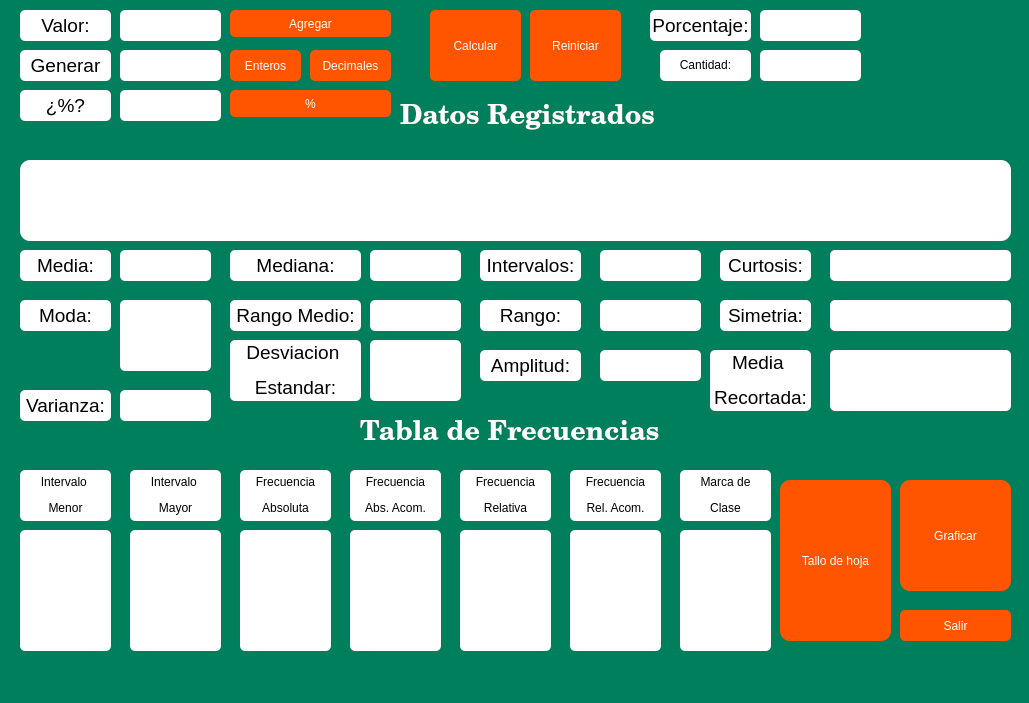
<?xml version="1.0" encoding="UTF-8"?>
<ui version="4.0">
 <class>Estadistica</class>
 <widget class="QMainWindow" name="Estadistica">
  <property name="geometry">
   <rect>
    <x>0</x>
    <y>0</y>
    <width>1029</width>
    <height>703</height>
   </rect>
  </property>
  <property name="windowTitle">
   <string>Estadistica DKL</string>
  </property>
  <property name="windowIcon">
   <iconset>
    <normaloff>:/principal/estadistica.png</normaloff>:/principal/estadistica.png</iconset>
  </property>
  <property name="styleSheet">
   <string notr="true">background-color: rgb(0, 127, 93);</string>
  </property>
  <widget class="QWidget" name="centralwidget">
   <widget class="QLabel" name="label">
    <property name="geometry">
     <rect>
      <x>20</x>
      <y>10</y>
      <width>91</width>
      <height>31</height>
     </rect>
    </property>
    <property name="styleSheet">
     <string notr="true">background-color: rgb(255, 255, 255);
font: 63 12pt &quot;Century Schoolbook L&quot;;
border-radius: 5px;</string>
    </property>
    <property name="text">
     <string>&lt;html&gt;&lt;head/&gt;&lt;body&gt;&lt;p align=&quot;center&quot;&gt;&lt;span style=&quot; font-size:14pt;&quot;&gt;Valor:&lt;/span&gt;&lt;/p&gt;&lt;/body&gt;&lt;/html&gt;</string>
    </property>
   </widget>
   <widget class="QTextEdit" name="insertar_text">
    <property name="geometry">
     <rect>
      <x>120</x>
      <y>10</y>
      <width>101</width>
      <height>31</height>
     </rect>
    </property>
    <property name="styleSheet">
     <string notr="true">background-color: rgb(255, 255, 255);
font: 63 12pt &quot;Century Schoolbook L&quot;;
border-radius: 5px;</string>
    </property>
    <property name="html">
     <string>&lt;!DOCTYPE HTML PUBLIC &quot;-//W3C//DTD HTML 4.0//EN&quot; &quot;http://www.w3.org/TR/REC-html40/strict.dtd&quot;&gt;
&lt;html&gt;&lt;head&gt;&lt;meta name=&quot;qrichtext&quot; content=&quot;1&quot; /&gt;&lt;style type=&quot;text/css&quot;&gt;
p, li { white-space: pre-wrap; }
&lt;/style&gt;&lt;/head&gt;&lt;body style=&quot; font-family:'Century Schoolbook L'; font-size:12pt; font-weight:56; font-style:normal;&quot;&gt;
&lt;p align=&quot;center&quot; style=&quot;-qt-paragraph-type:empty; margin-top:0px; margin-bottom:0px; margin-left:0px; margin-right:0px; -qt-block-indent:0; text-indent:0px;&quot;&gt;&lt;br /&gt;&lt;/p&gt;&lt;/body&gt;&lt;/html&gt;</string>
    </property>
   </widget>
   <widget class="QPushButton" name="boton_agregar">
    <property name="geometry">
     <rect>
      <x>230</x>
      <y>10</y>
      <width>161</width>
      <height>27</height>
     </rect>
    </property>
    <property name="cursor">
     <cursorShape>PointingHandCursor</cursorShape>
    </property>
    <property name="styleSheet">
     <string notr="true">background-color: rgb(255, 85, 0);
color: rgb(255, 255, 255);
font: 63 12pt &quot;Century Schoolbook L&quot;;
border-radius: 5px;</string>
    </property>
    <property name="text">
     <string>Agregar</string>
    </property>
   </widget>
   <widget class="QPushButton" name="boton_calcular">
    <property name="geometry">
     <rect>
      <x>430</x>
      <y>10</y>
      <width>91</width>
      <height>71</height>
     </rect>
    </property>
    <property name="cursor">
     <cursorShape>PointingHandCursor</cursorShape>
    </property>
    <property name="mouseTracking">
     <bool>false</bool>
    </property>
    <property name="styleSheet">
     <string notr="true">background-color: rgb(255, 85, 0);
color: rgb(255, 255, 255);
font: 63 12pt &quot;Century Schoolbook L&quot;;
border-radius: 5px;</string>
    </property>
    <property name="text">
     <string>Calcular</string>
    </property>
   </widget>
   <widget class="QLabel" name="label_2">
    <property name="geometry">
     <rect>
      <x>20</x>
      <y>250</y>
      <width>91</width>
      <height>31</height>
     </rect>
    </property>
    <property name="styleSheet">
     <string notr="true">background-color: rgb(255, 255, 255);
font: 63 12pt &quot;Century Schoolbook L&quot;;
border-radius: 5px;</string>
    </property>
    <property name="text">
     <string>&lt;html&gt;&lt;head/&gt;&lt;body&gt;&lt;p align=&quot;center&quot;&gt;&lt;span style=&quot; font-size:14pt;&quot;&gt;Media:&lt;/span&gt;&lt;/p&gt;&lt;/body&gt;&lt;/html&gt;</string>
    </property>
   </widget>
   <widget class="QLabel" name="label_3">
    <property name="geometry">
     <rect>
      <x>20</x>
      <y>300</y>
      <width>91</width>
      <height>31</height>
     </rect>
    </property>
    <property name="styleSheet">
     <string notr="true">background-color: rgb(255, 255, 255);
font: 63 12pt &quot;Century Schoolbook L&quot;;
border-radius: 5px;</string>
    </property>
    <property name="text">
     <string>&lt;html&gt;&lt;head/&gt;&lt;body&gt;&lt;p align=&quot;center&quot;&gt;&lt;span style=&quot; font-size:14pt;&quot;&gt;Moda:&lt;/span&gt;&lt;/p&gt;&lt;/body&gt;&lt;/html&gt;</string>
    </property>
   </widget>
   <widget class="QTextEdit" name="moda_text">
    <property name="enabled">
     <bool>true</bool>
    </property>
    <property name="geometry">
     <rect>
      <x>120</x>
      <y>300</y>
      <width>91</width>
      <height>71</height>
     </rect>
    </property>
    <property name="cursor" stdset="0">
     <cursorShape>SizeVerCursor</cursorShape>
    </property>
    <property name="styleSheet">
     <string notr="true">background-color: rgb(255, 255, 255);
font: 63 12pt &quot;Century Schoolbook L&quot;;
border-radius: 5px;</string>
    </property>
   </widget>
   <widget class="QLabel" name="label_4">
    <property name="geometry">
     <rect>
      <x>230</x>
      <y>250</y>
      <width>131</width>
      <height>31</height>
     </rect>
    </property>
    <property name="styleSheet">
     <string notr="true">background-color: rgb(255, 255, 255);
font: 63 12pt &quot;Century Schoolbook L&quot;;
border-radius: 5px;</string>
    </property>
    <property name="text">
     <string>&lt;html&gt;&lt;head/&gt;&lt;body&gt;&lt;p align=&quot;center&quot;&gt;&lt;span style=&quot; font-size:14pt;&quot;&gt;Mediana:&lt;/span&gt;&lt;/p&gt;&lt;/body&gt;&lt;/html&gt;</string>
    </property>
   </widget>
   <widget class="QLabel" name="label_5">
    <property name="geometry">
     <rect>
      <x>400</x>
      <y>100</y>
      <width>261</width>
      <height>41</height>
     </rect>
    </property>
    <property name="font">
     <font>
      <family>Century Schoolbook L</family>
      <pointsize>20</pointsize>
      <weight>75</weight>
      <bold>true</bold>
     </font>
    </property>
    <property name="text">
     <string>&lt;html&gt;&lt;head/&gt;&lt;body&gt;&lt;p&gt;&lt;span style=&quot; color:#ffffff;&quot;&gt;Datos Registrados&lt;/span&gt;&lt;/p&gt;&lt;/body&gt;&lt;/html&gt;</string>
    </property>
   </widget>
   <widget class="QTextEdit" name="datos_text">
    <property name="enabled">
     <bool>true</bool>
    </property>
    <property name="geometry">
     <rect>
      <x>20</x>
      <y>160</y>
      <width>991</width>
      <height>81</height>
     </rect>
    </property>
    <property name="cursor" stdset="0">
     <cursorShape>ForbiddenCursor</cursorShape>
    </property>
    <property name="styleSheet">
     <string notr="true">background-color: rgb(255, 255, 255);
font: 63 12pt &quot;Century Schoolbook L&quot;;
border-radius: 10px;
</string>
    </property>
   </widget>
   <widget class="QLabel" name="label_6">
    <property name="geometry">
     <rect>
      <x>230</x>
      <y>300</y>
      <width>131</width>
      <height>31</height>
     </rect>
    </property>
    <property name="styleSheet">
     <string notr="true">background-color: rgb(255, 255, 255);
font: 63 12pt &quot;Century Schoolbook L&quot;;
border-radius: 5px;</string>
    </property>
    <property name="text">
     <string>&lt;html&gt;&lt;head/&gt;&lt;body&gt;&lt;p align=&quot;center&quot;&gt;&lt;span style=&quot; font-size:14pt;&quot;&gt;Rango Medio:&lt;/span&gt;&lt;/p&gt;&lt;/body&gt;&lt;/html&gt;</string>
    </property>
   </widget>
   <widget class="QLabel" name="label_7">
    <property name="geometry">
     <rect>
      <x>20</x>
      <y>390</y>
      <width>91</width>
      <height>31</height>
     </rect>
    </property>
    <property name="styleSheet">
     <string notr="true">background-color: rgb(255, 255, 255);
font: 63 12pt &quot;Century Schoolbook L&quot;;
border-radius: 5px;</string>
    </property>
    <property name="text">
     <string>&lt;html&gt;&lt;head/&gt;&lt;body&gt;&lt;p align=&quot;center&quot;&gt;&lt;span style=&quot; font-size:14pt;&quot;&gt;Varianza:&lt;/span&gt;&lt;/p&gt;&lt;/body&gt;&lt;/html&gt;</string>
    </property>
   </widget>
   <widget class="QLabel" name="label_8">
    <property name="geometry">
     <rect>
      <x>230</x>
      <y>340</y>
      <width>131</width>
      <height>61</height>
     </rect>
    </property>
    <property name="styleSheet">
     <string notr="true">background-color: rgb(255, 255, 255);
font: 63 12pt &quot;Century Schoolbook L&quot;;
border-radius: 5px;</string>
    </property>
    <property name="text">
     <string>&lt;html&gt;&lt;head/&gt;&lt;body&gt;&lt;p align=&quot;center&quot;&gt;&lt;span style=&quot; font-size:14pt;&quot;&gt;Desviacion &lt;/span&gt;&lt;/p&gt;&lt;p align=&quot;center&quot;&gt;&lt;span style=&quot; font-size:14pt;&quot;&gt;Estandar:&lt;/span&gt;&lt;/p&gt;&lt;/body&gt;&lt;/html&gt;</string>
    </property>
   </widget>
   <widget class="QTextEdit" name="intervalo1_text">
    <property name="enabled">
     <bool>true</bool>
    </property>
    <property name="geometry">
     <rect>
      <x>20</x>
      <y>530</y>
      <width>91</width>
      <height>121</height>
     </rect>
    </property>
    <property name="cursor" stdset="0">
     <cursorShape>SizeVerCursor</cursorShape>
    </property>
    <property name="styleSheet">
     <string notr="true">background-color: rgb(255, 255, 255);
font: 63 12pt &quot;Century Schoolbook L&quot;;
border-radius: 5px;</string>
    </property>
   </widget>
   <widget class="QLabel" name="label_10">
    <property name="geometry">
     <rect>
      <x>870</x>
      <y>10</y>
      <width>141</width>
      <height>111</height>
     </rect>
    </property>
    <property name="cursor">
     <cursorShape>ForbiddenCursor</cursorShape>
    </property>
    <property name="styleSheet">
     <string notr="true">border-image: url(:/logo/logo_uv.jpg);</string>
    </property>
    <property name="text">
     <string/>
    </property>
   </widget>
   <widget class="QLabel" name="label_11">
    <property name="geometry">
     <rect>
      <x>360</x>
      <y>420</y>
      <width>301</width>
      <height>31</height>
     </rect>
    </property>
    <property name="font">
     <font>
      <family>Century Schoolbook L</family>
      <pointsize>20</pointsize>
      <weight>75</weight>
      <bold>true</bold>
     </font>
    </property>
    <property name="text">
     <string>&lt;html&gt;&lt;head/&gt;&lt;body&gt;&lt;p&gt;&lt;span style=&quot; color:#ffffff;&quot;&gt;Tabla de Frecuencias&lt;/span&gt;&lt;/p&gt;&lt;/body&gt;&lt;/html&gt;</string>
    </property>
   </widget>
   <widget class="QPushButton" name="boton_generarE">
    <property name="geometry">
     <rect>
      <x>230</x>
      <y>50</y>
      <width>71</width>
      <height>31</height>
     </rect>
    </property>
    <property name="cursor">
     <cursorShape>PointingHandCursor</cursorShape>
    </property>
    <property name="styleSheet">
     <string notr="true">background-color: rgb(255, 85, 0);
color: rgb(255, 255, 255);
font: 63 12pt &quot;Century Schoolbook L&quot;;
border-radius: 5px;</string>
    </property>
    <property name="text">
     <string>Enteros</string>
    </property>
   </widget>
   <widget class="QLabel" name="label_9">
    <property name="geometry">
     <rect>
      <x>480</x>
      <y>250</y>
      <width>101</width>
      <height>31</height>
     </rect>
    </property>
    <property name="styleSheet">
     <string notr="true">background-color: rgb(255, 255, 255);
font: 63 12pt &quot;Century Schoolbook L&quot;;
border-radius: 5px;</string>
    </property>
    <property name="text">
     <string>&lt;html&gt;&lt;head/&gt;&lt;body&gt;&lt;p align=&quot;center&quot;&gt;&lt;span style=&quot; font-size:14pt;&quot;&gt;Intervalos:&lt;/span&gt;&lt;/p&gt;&lt;/body&gt;&lt;/html&gt;</string>
    </property>
   </widget>
   <widget class="QLabel" name="label_12">
    <property name="geometry">
     <rect>
      <x>480</x>
      <y>300</y>
      <width>101</width>
      <height>31</height>
     </rect>
    </property>
    <property name="styleSheet">
     <string notr="true">background-color: rgb(255, 255, 255);
font: 63 12pt &quot;Century Schoolbook L&quot;;
border-radius: 5px;</string>
    </property>
    <property name="text">
     <string>&lt;html&gt;&lt;head/&gt;&lt;body&gt;&lt;p align=&quot;center&quot;&gt;&lt;span style=&quot; font-size:14pt;&quot;&gt;Rango:&lt;/span&gt;&lt;/p&gt;&lt;/body&gt;&lt;/html&gt;</string>
    </property>
   </widget>
   <widget class="QLabel" name="label_13">
    <property name="geometry">
     <rect>
      <x>480</x>
      <y>350</y>
      <width>101</width>
      <height>31</height>
     </rect>
    </property>
    <property name="styleSheet">
     <string notr="true">background-color: rgb(255, 255, 255);
font: 63 12pt &quot;Century Schoolbook L&quot;;
border-radius: 5px;</string>
    </property>
    <property name="text">
     <string>&lt;html&gt;&lt;head/&gt;&lt;body&gt;&lt;p align=&quot;center&quot;&gt;&lt;span style=&quot; font-size:14pt;&quot;&gt;Amplitud:&lt;/span&gt;&lt;/p&gt;&lt;/body&gt;&lt;/html&gt;</string>
    </property>
   </widget>
   <widget class="QTextEdit" name="intervalo2_text">
    <property name="enabled">
     <bool>true</bool>
    </property>
    <property name="geometry">
     <rect>
      <x>130</x>
      <y>530</y>
      <width>91</width>
      <height>121</height>
     </rect>
    </property>
    <property name="cursor" stdset="0">
     <cursorShape>SizeVerCursor</cursorShape>
    </property>
    <property name="styleSheet">
     <string notr="true">background-color: rgb(255, 255, 255);
font: 63 12pt &quot;Century Schoolbook L&quot;;
border-radius: 5px;</string>
    </property>
   </widget>
   <widget class="QTextEdit" name="fa_text">
    <property name="enabled">
     <bool>true</bool>
    </property>
    <property name="geometry">
     <rect>
      <x>240</x>
      <y>530</y>
      <width>91</width>
      <height>121</height>
     </rect>
    </property>
    <property name="cursor" stdset="0">
     <cursorShape>SizeVerCursor</cursorShape>
    </property>
    <property name="styleSheet">
     <string notr="true">background-color: rgb(255, 255, 255);
font: 63 12pt &quot;Century Schoolbook L&quot;;
border-radius: 5px;</string>
    </property>
   </widget>
   <widget class="QTextEdit" name="faa_text">
    <property name="enabled">
     <bool>true</bool>
    </property>
    <property name="geometry">
     <rect>
      <x>350</x>
      <y>530</y>
      <width>91</width>
      <height>121</height>
     </rect>
    </property>
    <property name="cursor" stdset="0">
     <cursorShape>SizeVerCursor</cursorShape>
    </property>
    <property name="styleSheet">
     <string notr="true">background-color: rgb(255, 255, 255);
font: 63 12pt &quot;Century Schoolbook L&quot;;
border-radius: 5px;</string>
    </property>
   </widget>
   <widget class="QTextEdit" name="fr_text">
    <property name="enabled">
     <bool>true</bool>
    </property>
    <property name="geometry">
     <rect>
      <x>460</x>
      <y>530</y>
      <width>91</width>
      <height>121</height>
     </rect>
    </property>
    <property name="cursor" stdset="0">
     <cursorShape>SizeVerCursor</cursorShape>
    </property>
    <property name="styleSheet">
     <string notr="true">background-color: rgb(255, 255, 255);
font: 63 12pt &quot;Century Schoolbook L&quot;;
border-radius: 5px;</string>
    </property>
   </widget>
   <widget class="QTextEdit" name="fra_text">
    <property name="enabled">
     <bool>true</bool>
    </property>
    <property name="geometry">
     <rect>
      <x>570</x>
      <y>530</y>
      <width>91</width>
      <height>121</height>
     </rect>
    </property>
    <property name="cursor" stdset="0">
     <cursorShape>SizeVerCursor</cursorShape>
    </property>
    <property name="styleSheet">
     <string notr="true">background-color: rgb(255, 255, 255);
font: 63 12pt &quot;Century Schoolbook L&quot;;
border-radius: 5px;</string>
    </property>
   </widget>
   <widget class="QTextEdit" name="ma_text">
    <property name="enabled">
     <bool>true</bool>
    </property>
    <property name="geometry">
     <rect>
      <x>680</x>
      <y>530</y>
      <width>91</width>
      <height>121</height>
     </rect>
    </property>
    <property name="cursor" stdset="0">
     <cursorShape>SizeVerCursor</cursorShape>
    </property>
    <property name="styleSheet">
     <string notr="true">background-color: rgb(255, 255, 255);
font: 63 12pt &quot;Century Schoolbook L&quot;;
border-radius: 5px;</string>
    </property>
   </widget>
   <widget class="QLabel" name="label_14">
    <property name="geometry">
     <rect>
      <x>20</x>
      <y>470</y>
      <width>91</width>
      <height>51</height>
     </rect>
    </property>
    <property name="styleSheet">
     <string notr="true">background-color: rgb(255, 255, 255);
font: 63 12pt &quot;Century Schoolbook L&quot;;
border-radius: 5px;</string>
    </property>
    <property name="text">
     <string>&lt;html&gt;&lt;head/&gt;&lt;body&gt;&lt;p align=&quot;center&quot;&gt;Intervalo &lt;/p&gt;&lt;p align=&quot;center&quot;&gt;Menor&lt;/p&gt;&lt;/body&gt;&lt;/html&gt;</string>
    </property>
   </widget>
   <widget class="QLabel" name="label_15">
    <property name="geometry">
     <rect>
      <x>130</x>
      <y>470</y>
      <width>91</width>
      <height>51</height>
     </rect>
    </property>
    <property name="styleSheet">
     <string notr="true">background-color: rgb(255, 255, 255);
font: 63 12pt &quot;Century Schoolbook L&quot;;
border-radius: 5px;</string>
    </property>
    <property name="text">
     <string>&lt;html&gt;&lt;head/&gt;&lt;body&gt;&lt;p align=&quot;center&quot;&gt;Intervalo &lt;/p&gt;&lt;p align=&quot;center&quot;&gt;Mayor&lt;/p&gt;&lt;/body&gt;&lt;/html&gt;</string>
    </property>
   </widget>
   <widget class="QLabel" name="label_16">
    <property name="geometry">
     <rect>
      <x>240</x>
      <y>470</y>
      <width>91</width>
      <height>51</height>
     </rect>
    </property>
    <property name="styleSheet">
     <string notr="true">background-color: rgb(255, 255, 255);
font: 63 12pt &quot;Century Schoolbook L&quot;;
border-radius: 5px;</string>
    </property>
    <property name="text">
     <string>&lt;html&gt;&lt;head/&gt;&lt;body&gt;&lt;p align=&quot;center&quot;&gt;Frecuencia&lt;/p&gt;&lt;p align=&quot;center&quot;&gt;Absoluta&lt;/p&gt;&lt;/body&gt;&lt;/html&gt;</string>
    </property>
   </widget>
   <widget class="QLabel" name="label_17">
    <property name="geometry">
     <rect>
      <x>350</x>
      <y>470</y>
      <width>91</width>
      <height>51</height>
     </rect>
    </property>
    <property name="styleSheet">
     <string notr="true">background-color: rgb(255, 255, 255);
font: 63 12pt &quot;Century Schoolbook L&quot;;
border-radius: 5px;</string>
    </property>
    <property name="text">
     <string>&lt;html&gt;&lt;head/&gt;&lt;body&gt;&lt;p align=&quot;center&quot;&gt;Frecuencia&lt;/p&gt;&lt;p align=&quot;center&quot;&gt;Abs. Acom.&lt;/p&gt;&lt;/body&gt;&lt;/html&gt;</string>
    </property>
   </widget>
   <widget class="QLabel" name="label_18">
    <property name="geometry">
     <rect>
      <x>460</x>
      <y>470</y>
      <width>91</width>
      <height>51</height>
     </rect>
    </property>
    <property name="styleSheet">
     <string notr="true">background-color: rgb(255, 255, 255);
font: 63 12pt &quot;Century Schoolbook L&quot;;
border-radius: 5px;</string>
    </property>
    <property name="text">
     <string>&lt;html&gt;&lt;head/&gt;&lt;body&gt;&lt;p align=&quot;center&quot;&gt;Frecuencia&lt;/p&gt;&lt;p align=&quot;center&quot;&gt;Relativa&lt;/p&gt;&lt;/body&gt;&lt;/html&gt;</string>
    </property>
   </widget>
   <widget class="QLabel" name="label_19">
    <property name="geometry">
     <rect>
      <x>570</x>
      <y>470</y>
      <width>91</width>
      <height>51</height>
     </rect>
    </property>
    <property name="styleSheet">
     <string notr="true">background-color: rgb(255, 255, 255);
font: 63 12pt &quot;Century Schoolbook L&quot;;
border-radius: 5px;</string>
    </property>
    <property name="text">
     <string>&lt;html&gt;&lt;head/&gt;&lt;body&gt;&lt;p align=&quot;center&quot;&gt;Frecuencia&lt;/p&gt;&lt;p align=&quot;center&quot;&gt;Rel. Acom.&lt;/p&gt;&lt;/body&gt;&lt;/html&gt;</string>
    </property>
   </widget>
   <widget class="QLabel" name="label_20">
    <property name="geometry">
     <rect>
      <x>680</x>
      <y>470</y>
      <width>91</width>
      <height>51</height>
     </rect>
    </property>
    <property name="styleSheet">
     <string notr="true">background-color: rgb(255, 255, 255);
font: 63 12pt &quot;Century Schoolbook L&quot;;
border-radius: 5px;</string>
    </property>
    <property name="text">
     <string>&lt;html&gt;&lt;head/&gt;&lt;body&gt;&lt;p align=&quot;center&quot;&gt;Marca de&lt;/p&gt;&lt;p align=&quot;center&quot;&gt;Clase&lt;/p&gt;&lt;/body&gt;&lt;/html&gt;</string>
    </property>
   </widget>
   <widget class="QTextEdit" name="insertar_random">
    <property name="geometry">
     <rect>
      <x>120</x>
      <y>50</y>
      <width>101</width>
      <height>31</height>
     </rect>
    </property>
    <property name="styleSheet">
     <string notr="true">background-color: rgb(255, 255, 255);
font: 63 12pt &quot;Century Schoolbook L&quot;;
border-radius: 5px;</string>
    </property>
    <property name="html">
     <string>&lt;!DOCTYPE HTML PUBLIC &quot;-//W3C//DTD HTML 4.0//EN&quot; &quot;http://www.w3.org/TR/REC-html40/strict.dtd&quot;&gt;
&lt;html&gt;&lt;head&gt;&lt;meta name=&quot;qrichtext&quot; content=&quot;1&quot; /&gt;&lt;style type=&quot;text/css&quot;&gt;
p, li { white-space: pre-wrap; }
&lt;/style&gt;&lt;/head&gt;&lt;body style=&quot; font-family:'Century Schoolbook L'; font-size:12pt; font-weight:56; font-style:normal;&quot;&gt;
&lt;p align=&quot;center&quot; style=&quot;-qt-paragraph-type:empty; margin-top:0px; margin-bottom:0px; margin-left:0px; margin-right:0px; -qt-block-indent:0; text-indent:0px;&quot;&gt;&lt;br /&gt;&lt;/p&gt;&lt;/body&gt;&lt;/html&gt;</string>
    </property>
   </widget>
   <widget class="QLabel" name="label_21">
    <property name="geometry">
     <rect>
      <x>660</x>
      <y>50</y>
      <width>91</width>
      <height>31</height>
     </rect>
    </property>
    <property name="styleSheet">
     <string notr="true">background-color: rgb(255, 255, 255);
font: 63 12pt &quot;Century Schoolbook L&quot;;
border-radius: 5px;</string>
    </property>
    <property name="text">
     <string>&lt;html&gt;&lt;head/&gt;&lt;body&gt;&lt;p align=&quot;center&quot;&gt;Cantidad:&lt;/p&gt;&lt;/body&gt;&lt;/html&gt;</string>
    </property>
   </widget>
   <widget class="QLabel" name="n_datos">
    <property name="geometry">
     <rect>
      <x>760</x>
      <y>50</y>
      <width>101</width>
      <height>31</height>
     </rect>
    </property>
    <property name="styleSheet">
     <string notr="true">background-color: rgb(255, 255, 255);
font: 63 12pt &quot;Century Schoolbook L&quot;;
border-radius: 5px;</string>
    </property>
    <property name="text">
     <string>&lt;html&gt;&lt;head/&gt;&lt;body&gt;&lt;p align=&quot;center&quot;&gt;&lt;br/&gt;&lt;/p&gt;&lt;/body&gt;&lt;/html&gt;</string>
    </property>
   </widget>
   <widget class="QLabel" name="media_text">
    <property name="geometry">
     <rect>
      <x>120</x>
      <y>250</y>
      <width>91</width>
      <height>31</height>
     </rect>
    </property>
    <property name="cursor">
     <cursorShape>OpenHandCursor</cursorShape>
    </property>
    <property name="styleSheet">
     <string notr="true">background-color: rgb(255, 255, 255);
font: 63 12pt &quot;Century Schoolbook L&quot;;
border-radius: 5px;</string>
    </property>
    <property name="text">
     <string/>
    </property>
   </widget>
   <widget class="QLabel" name="mediana_text">
    <property name="geometry">
     <rect>
      <x>370</x>
      <y>250</y>
      <width>91</width>
      <height>31</height>
     </rect>
    </property>
    <property name="cursor">
     <cursorShape>OpenHandCursor</cursorShape>
    </property>
    <property name="styleSheet">
     <string notr="true">background-color: rgb(255, 255, 255);
font: 63 12pt &quot;Century Schoolbook L&quot;;
border-radius: 5px;</string>
    </property>
    <property name="text">
     <string/>
    </property>
   </widget>
   <widget class="QLabel" name="intervalos_text">
    <property name="geometry">
     <rect>
      <x>600</x>
      <y>250</y>
      <width>101</width>
      <height>31</height>
     </rect>
    </property>
    <property name="cursor">
     <cursorShape>OpenHandCursor</cursorShape>
    </property>
    <property name="styleSheet">
     <string notr="true">background-color: rgb(255, 255, 255);
font: 63 12pt &quot;Century Schoolbook L&quot;;
border-radius: 5px;</string>
    </property>
    <property name="text">
     <string/>
    </property>
   </widget>
   <widget class="QLabel" name="rangoM_text">
    <property name="geometry">
     <rect>
      <x>370</x>
      <y>300</y>
      <width>91</width>
      <height>31</height>
     </rect>
    </property>
    <property name="cursor">
     <cursorShape>OpenHandCursor</cursorShape>
    </property>
    <property name="styleSheet">
     <string notr="true">background-color: rgb(255, 255, 255);
font: 63 12pt &quot;Century Schoolbook L&quot;;
border-radius: 5px;</string>
    </property>
    <property name="text">
     <string/>
    </property>
   </widget>
   <widget class="QLabel" name="rango_text">
    <property name="geometry">
     <rect>
      <x>600</x>
      <y>300</y>
      <width>101</width>
      <height>31</height>
     </rect>
    </property>
    <property name="cursor">
     <cursorShape>OpenHandCursor</cursorShape>
    </property>
    <property name="styleSheet">
     <string notr="true">background-color: rgb(255, 255, 255);
font: 63 12pt &quot;Century Schoolbook L&quot;;
border-radius: 5px;</string>
    </property>
    <property name="text">
     <string/>
    </property>
   </widget>
   <widget class="QLabel" name="varianza_text">
    <property name="geometry">
     <rect>
      <x>120</x>
      <y>390</y>
      <width>91</width>
      <height>31</height>
     </rect>
    </property>
    <property name="cursor">
     <cursorShape>OpenHandCursor</cursorShape>
    </property>
    <property name="styleSheet">
     <string notr="true">background-color: rgb(255, 255, 255);
font: 63 12pt &quot;Century Schoolbook L&quot;;
border-radius: 5px;</string>
    </property>
    <property name="text">
     <string/>
    </property>
   </widget>
   <widget class="QLabel" name="desviacion_text">
    <property name="geometry">
     <rect>
      <x>370</x>
      <y>340</y>
      <width>91</width>
      <height>61</height>
     </rect>
    </property>
    <property name="cursor">
     <cursorShape>OpenHandCursor</cursorShape>
    </property>
    <property name="styleSheet">
     <string notr="true">background-color: rgb(255, 255, 255);
font: 63 12pt &quot;Century Schoolbook L&quot;;
border-radius: 5px;</string>
    </property>
    <property name="text">
     <string/>
    </property>
   </widget>
   <widget class="QLabel" name="amplitud_text">
    <property name="geometry">
     <rect>
      <x>600</x>
      <y>350</y>
      <width>101</width>
      <height>31</height>
     </rect>
    </property>
    <property name="cursor">
     <cursorShape>OpenHandCursor</cursorShape>
    </property>
    <property name="styleSheet">
     <string notr="true">background-color: rgb(255, 255, 255);
font: 63 12pt &quot;Century Schoolbook L&quot;;
border-radius: 5px;</string>
    </property>
    <property name="text">
     <string/>
    </property>
   </widget>
   <widget class="QLabel" name="label_22">
    <property name="geometry">
     <rect>
      <x>20</x>
      <y>50</y>
      <width>91</width>
      <height>31</height>
     </rect>
    </property>
    <property name="styleSheet">
     <string notr="true">background-color: rgb(255, 255, 255);
font: 63 12pt &quot;Century Schoolbook L&quot;;
border-radius: 5px;</string>
    </property>
    <property name="text">
     <string>&lt;html&gt;&lt;head/&gt;&lt;body&gt;&lt;p align=&quot;center&quot;&gt;&lt;span style=&quot; font-size:14pt;&quot;&gt;Generar&lt;/span&gt;&lt;/p&gt;&lt;/body&gt;&lt;/html&gt;</string>
    </property>
   </widget>
   <widget class="QPushButton" name="boton_graficar">
    <property name="geometry">
     <rect>
      <x>900</x>
      <y>480</y>
      <width>111</width>
      <height>111</height>
     </rect>
    </property>
    <property name="cursor">
     <cursorShape>PointingHandCursor</cursorShape>
    </property>
    <property name="styleSheet">
     <string notr="true">background-color: rgb(255, 85, 0);
color: rgb(255, 255, 255);
font: 63 12pt &quot;Century Schoolbook L&quot;;
border-radius: 10px;</string>
    </property>
    <property name="text">
     <string>Graficar</string>
    </property>
   </widget>
   <widget class="QPushButton" name="boton_tallo">
    <property name="geometry">
     <rect>
      <x>780</x>
      <y>480</y>
      <width>111</width>
      <height>161</height>
     </rect>
    </property>
    <property name="cursor">
     <cursorShape>PointingHandCursor</cursorShape>
    </property>
    <property name="mouseTracking">
     <bool>false</bool>
    </property>
    <property name="styleSheet">
     <string notr="true">background-color: rgb(255, 85, 0);
color: rgb(255, 255, 255);
font: 63 12pt &quot;Century Schoolbook L&quot;;
border-radius: 10px;</string>
    </property>
    <property name="text">
     <string>Tallo de hoja</string>
    </property>
   </widget>
   <widget class="QLabel" name="label_23">
    <property name="geometry">
     <rect>
      <x>710</x>
      <y>350</y>
      <width>101</width>
      <height>61</height>
     </rect>
    </property>
    <property name="styleSheet">
     <string notr="true">background-color: rgb(255, 255, 255);
font: 63 12pt &quot;Century Schoolbook L&quot;;
border-radius: 5px;</string>
    </property>
    <property name="text">
     <string>&lt;html&gt;&lt;head/&gt;&lt;body&gt;&lt;p align=&quot;center&quot;&gt;&lt;span style=&quot; font-size:14pt;&quot;&gt;Media &lt;/span&gt;&lt;/p&gt;&lt;p align=&quot;center&quot;&gt;&lt;span style=&quot; font-size:14pt;&quot;&gt;Recortada:&lt;/span&gt;&lt;/p&gt;&lt;/body&gt;&lt;/html&gt;</string>
    </property>
   </widget>
   <widget class="QLabel" name="mediaR_text">
    <property name="geometry">
     <rect>
      <x>830</x>
      <y>350</y>
      <width>181</width>
      <height>61</height>
     </rect>
    </property>
    <property name="cursor">
     <cursorShape>OpenHandCursor</cursorShape>
    </property>
    <property name="styleSheet">
     <string notr="true">background-color: rgb(255, 255, 255);
font: 63 12pt &quot;Century Schoolbook L&quot;;
border-radius: 5px;</string>
    </property>
    <property name="text">
     <string/>
    </property>
   </widget>
   <widget class="QPushButton" name="boton_resetear">
    <property name="geometry">
     <rect>
      <x>530</x>
      <y>10</y>
      <width>91</width>
      <height>71</height>
     </rect>
    </property>
    <property name="cursor">
     <cursorShape>PointingHandCursor</cursorShape>
    </property>
    <property name="mouseTracking">
     <bool>false</bool>
    </property>
    <property name="styleSheet">
     <string notr="true">background-color: rgb(255, 85, 0);
color: rgb(255, 255, 255);
font: 63 12pt &quot;Century Schoolbook L&quot;;
border-radius: 5px;</string>
    </property>
    <property name="text">
     <string>Reiniciar</string>
    </property>
   </widget>
   <widget class="QLabel" name="label_24">
    <property name="geometry">
     <rect>
      <x>720</x>
      <y>250</y>
      <width>91</width>
      <height>31</height>
     </rect>
    </property>
    <property name="styleSheet">
     <string notr="true">background-color: rgb(255, 255, 255);
font: 63 12pt &quot;Century Schoolbook L&quot;;
border-radius: 5px;</string>
    </property>
    <property name="text">
     <string>&lt;html&gt;&lt;head/&gt;&lt;body&gt;&lt;p align=&quot;center&quot;&gt;&lt;span style=&quot; font-size:14pt;&quot;&gt;Curtosis:&lt;/span&gt;&lt;/p&gt;&lt;/body&gt;&lt;/html&gt;</string>
    </property>
   </widget>
   <widget class="QLabel" name="simetria_text">
    <property name="geometry">
     <rect>
      <x>830</x>
      <y>300</y>
      <width>181</width>
      <height>31</height>
     </rect>
    </property>
    <property name="cursor">
     <cursorShape>OpenHandCursor</cursorShape>
    </property>
    <property name="styleSheet">
     <string notr="true">background-color: rgb(255, 255, 255);
font: 63 12pt &quot;Century Schoolbook L&quot;;
border-radius: 5px;</string>
    </property>
    <property name="text">
     <string/>
    </property>
   </widget>
   <widget class="QLabel" name="label_25">
    <property name="geometry">
     <rect>
      <x>720</x>
      <y>300</y>
      <width>91</width>
      <height>31</height>
     </rect>
    </property>
    <property name="styleSheet">
     <string notr="true">background-color: rgb(255, 255, 255);
font: 63 12pt &quot;Century Schoolbook L&quot;;
border-radius: 5px;</string>
    </property>
    <property name="text">
     <string>&lt;html&gt;&lt;head/&gt;&lt;body&gt;&lt;p align=&quot;center&quot;&gt;&lt;span style=&quot; font-size:14pt;&quot;&gt;Simetria:&lt;/span&gt;&lt;/p&gt;&lt;/body&gt;&lt;/html&gt;</string>
    </property>
   </widget>
   <widget class="QLabel" name="curtosis_text">
    <property name="geometry">
     <rect>
      <x>830</x>
      <y>250</y>
      <width>181</width>
      <height>31</height>
     </rect>
    </property>
    <property name="cursor">
     <cursorShape>OpenHandCursor</cursorShape>
    </property>
    <property name="styleSheet">
     <string notr="true">background-color: rgb(255, 255, 255);
font: 63 12pt &quot;Century Schoolbook L&quot;;
border-radius: 5px;</string>
    </property>
    <property name="text">
     <string/>
    </property>
   </widget>
   <widget class="QPushButton" name="boton_salir">
    <property name="geometry">
     <rect>
      <x>900</x>
      <y>610</y>
      <width>111</width>
      <height>31</height>
     </rect>
    </property>
    <property name="cursor">
     <cursorShape>PointingHandCursor</cursorShape>
    </property>
    <property name="styleSheet">
     <string notr="true">background-color: rgb(255, 85, 0);
color: rgb(255, 255, 255);
font: 63 12pt &quot;Century Schoolbook L&quot;;
border-radius: 5px;</string>
    </property>
    <property name="text">
     <string>Salir</string>
    </property>
   </widget>
   <widget class="QLabel" name="label_26">
    <property name="geometry">
     <rect>
      <x>650</x>
      <y>10</y>
      <width>101</width>
      <height>31</height>
     </rect>
    </property>
    <property name="styleSheet">
     <string notr="true">background-color: rgb(255, 255, 255);
font: 63 12pt &quot;Century Schoolbook L&quot;;
border-radius: 5px;</string>
    </property>
    <property name="text">
     <string>&lt;html&gt;&lt;head/&gt;&lt;body&gt;&lt;p align=&quot;center&quot;&gt;&lt;span style=&quot; font-size:14pt;&quot;&gt;Porcentaje:&lt;/span&gt;&lt;/p&gt;&lt;/body&gt;&lt;/html&gt;</string>
    </property>
   </widget>
   <widget class="QTextEdit" name="insertar_porcentaje">
    <property name="geometry">
     <rect>
      <x>120</x>
      <y>90</y>
      <width>101</width>
      <height>31</height>
     </rect>
    </property>
    <property name="styleSheet">
     <string notr="true">background-color: rgb(255, 255, 255);
font: 63 12pt &quot;Century Schoolbook L&quot;;
border-radius: 5px;</string>
    </property>
    <property name="html">
     <string>&lt;!DOCTYPE HTML PUBLIC &quot;-//W3C//DTD HTML 4.0//EN&quot; &quot;http://www.w3.org/TR/REC-html40/strict.dtd&quot;&gt;
&lt;html&gt;&lt;head&gt;&lt;meta name=&quot;qrichtext&quot; content=&quot;1&quot; /&gt;&lt;style type=&quot;text/css&quot;&gt;
p, li { white-space: pre-wrap; }
&lt;/style&gt;&lt;/head&gt;&lt;body style=&quot; font-family:'Century Schoolbook L'; font-size:12pt; font-weight:56; font-style:normal;&quot;&gt;
&lt;p align=&quot;center&quot; style=&quot;-qt-paragraph-type:empty; margin-top:0px; margin-bottom:0px; margin-left:0px; margin-right:0px; -qt-block-indent:0; text-indent:0px;&quot;&gt;&lt;br /&gt;&lt;/p&gt;&lt;/body&gt;&lt;/html&gt;</string>
    </property>
   </widget>
   <widget class="QLabel" name="label_27">
    <property name="geometry">
     <rect>
      <x>20</x>
      <y>90</y>
      <width>91</width>
      <height>31</height>
     </rect>
    </property>
    <property name="styleSheet">
     <string notr="true">background-color: rgb(255, 255, 255);
font: 63 12pt &quot;Century Schoolbook L&quot;;
border-radius: 5px;</string>
    </property>
    <property name="text">
     <string>&lt;html&gt;&lt;head/&gt;&lt;body&gt;&lt;p align=&quot;center&quot;&gt;&lt;span style=&quot; font-size:14pt;&quot;&gt;¿%?&lt;/span&gt;&lt;/p&gt;&lt;/body&gt;&lt;/html&gt;</string>
    </property>
   </widget>
   <widget class="QLabel" name="porcentaje_text">
    <property name="geometry">
     <rect>
      <x>760</x>
      <y>10</y>
      <width>101</width>
      <height>31</height>
     </rect>
    </property>
    <property name="styleSheet">
     <string notr="true">background-color: rgb(255, 255, 255);
font: 63 12pt &quot;Century Schoolbook L&quot;;
border-radius: 5px;</string>
    </property>
    <property name="text">
     <string>&lt;html&gt;&lt;head/&gt;&lt;body&gt;&lt;p align=&quot;center&quot;&gt;&lt;br/&gt;&lt;/p&gt;&lt;/body&gt;&lt;/html&gt;</string>
    </property>
   </widget>
   <widget class="QPushButton" name="boton_porcentaje">
    <property name="geometry">
     <rect>
      <x>230</x>
      <y>90</y>
      <width>161</width>
      <height>27</height>
     </rect>
    </property>
    <property name="cursor">
     <cursorShape>PointingHandCursor</cursorShape>
    </property>
    <property name="styleSheet">
     <string notr="true">background-color: rgb(255, 85, 0);
color: rgb(255, 255, 255);
font: 63 12pt &quot;Century Schoolbook L&quot;;
border-radius: 5px;</string>
    </property>
    <property name="text">
     <string>%</string>
    </property>
   </widget>
   <widget class="QPushButton" name="boton_generarF">
    <property name="geometry">
     <rect>
      <x>310</x>
      <y>50</y>
      <width>81</width>
      <height>31</height>
     </rect>
    </property>
    <property name="cursor">
     <cursorShape>PointingHandCursor</cursorShape>
    </property>
    <property name="styleSheet">
     <string notr="true">background-color: rgb(255, 85, 0);
color: rgb(255, 255, 255);
font: 63 12pt &quot;Century Schoolbook L&quot;;
border-radius: 5px;</string>
    </property>
    <property name="text">
     <string>Decimales</string>
    </property>
   </widget>
  </widget>
  <widget class="QStatusBar" name="statusbar"/>
  <widget class="QMenuBar" name="menubar">
   <property name="geometry">
    <rect>
     <x>0</x>
     <y>0</y>
     <width>1029</width>
     <height>25</height>
    </rect>
   </property>
  </widget>
 </widget>
 <resources>
  <include location="../beta2/EstadisticaBeta2/logo.qrc"/>
  <include location="../beta2/EstadisticaBeta2/logo_principal.qrc"/>
 </resources>
 <connections/>
</ui>
